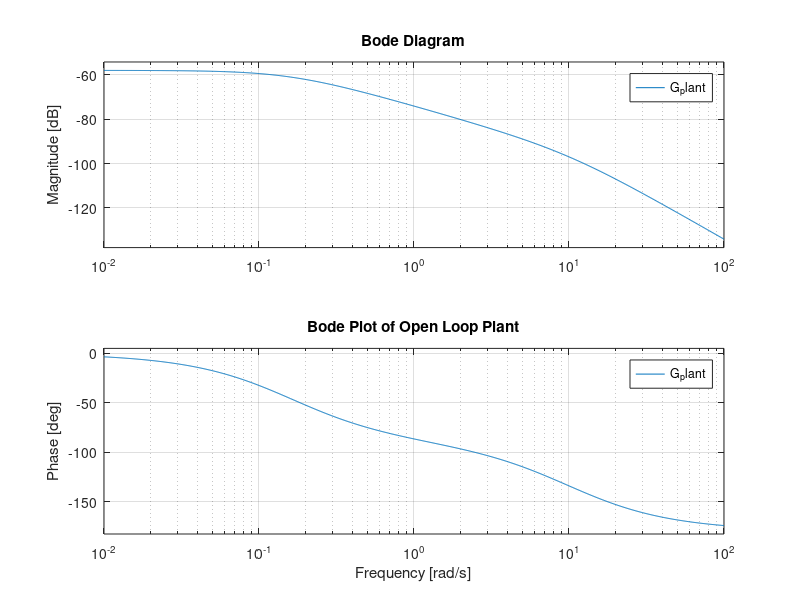
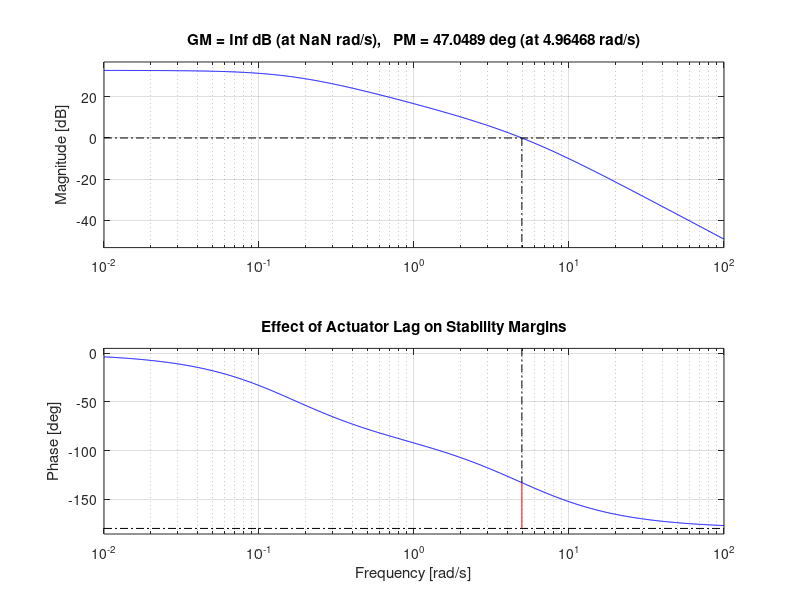
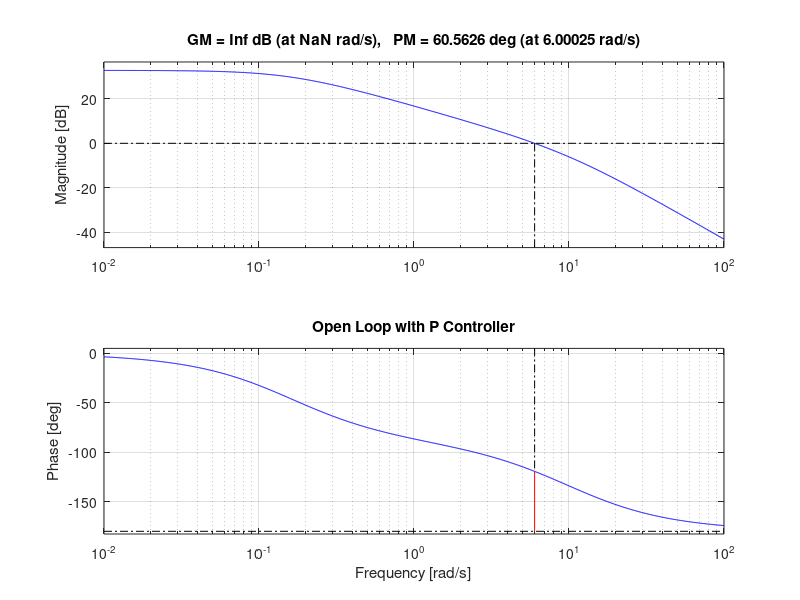
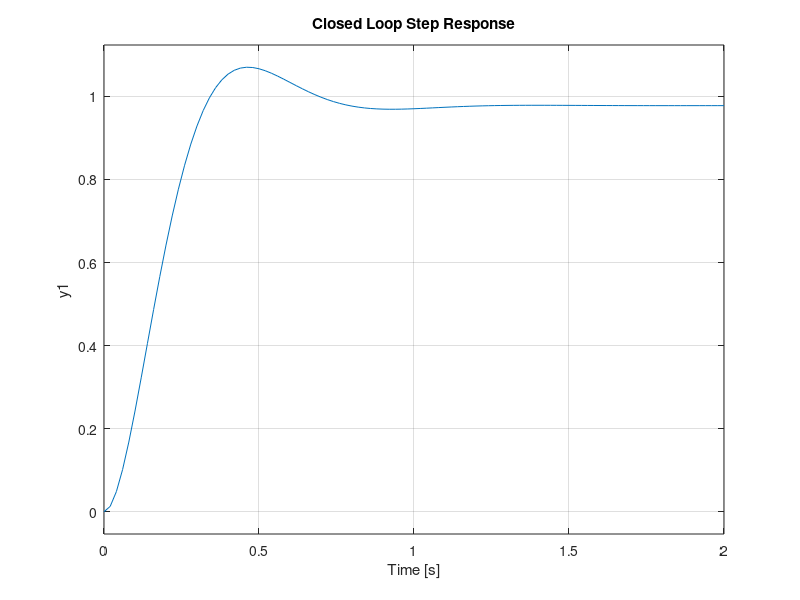

The MATLAB source for these figures, in order: (Note: this script raises an error after producing the figures.)
clc;
clear;
close all;

%% STEP 1: System Parameters
% Define physical parameters and simulation settings

J   = 5000;      % Rotor inertia
D   = 800;       % Aerodynamic damping
tau = 0.1;       % Actuator time constant

Kp  = 35000;     % Proportional controller gain

dt = 0.001;      % Simulation step
t  = 0:dt:10;    % Simulation time

bias_value = 0.02; % Gyro bias fault magnitude

s = tf('s');     % Laplace variable

%% STEP 2: Plant Model
% Rigid body dynamics + actuator lag

G_rigid = 1/(J*s + D);     % Rotor dynamics
G_act   = 1/(tau*s + 1);   % Actuator model
G_plant = G_act * G_rigid; % Complete plant

disp('Plant Transfer Function')
G_plant

figure;
bode(G_plant)
grid on
title('Bode Plot of Open Loop Plant')

%% STEP 2B: Effect of Actuator Lag on Phase Margin
% Study how actuator time constant affects stability

tau_values = [0.01 0.05 0.1 0.2];

figure;
hold on

for i = 1:length(tau_values)

    tau = tau_values(i);

    G_rigid = 1/(J*s + D);
    G_act   = 1/(tau*s + 1);
    G_plant_tau = G_act * G_rigid;

    L_tau = Kp * G_plant_tau;   % Open-loop system

    margin(L_tau)

    [GM, PM, ~, ~] = margin(L_tau);

    fprintf('Tau = %.3f sec\n', tau);
    fprintf('Phase Margin = %.2f deg\n\n', PM);

end

grid on
title('Effect of Actuator Lag on Stability Margins')

%% Restore nominal plant after tau sweep

tau = 0.1;

G_rigid = 1/(J*s + D);
G_act   = 1/(tau*s + 1);
G_plant = G_act * G_rigid;

%% STEP 3: Closed Loop System
% Design P controller and evaluate stability

C = pid(Kp,0,0);   % Proportional controller

L = C*G_plant;     % Open-loop transfer function

figure;
margin(L)
grid on
title('Open Loop with P Controller')

[GM, PM, ~, ~] = margin(L);

fprintf('Phase Margin = %.2f deg\n\n', PM);

T = feedback(L,1); % Closed-loop system

figure;
step(T)
title('Closed Loop Step Response')

stepinfo(T)        % Performance metrics

%% STEP 4: Convert to State Space
% State-space model used for simulation

sys = ss(G_plant);

A = sys.A;
B = sys.B;
Cmat = sys.C;

%% STEP 5: Single Fault Injection Example
% Inject gyro bias fault and simulate closed-loop behavior

x = zeros(size(A,1),1);  % Initial states

omega = zeros(size(t));       % True angular rate
omega_meas = zeros(size(t));  % Measured rate

bias = 0;

for k = 1:length(t)

    if t(k) >= 5
        bias = bias_value;    % Fault introduced at 5 seconds
    end

    omega(k) = Cmat*x;        % True output

    noise = 0.02*randn;       % Sensor noise

    omega_meas(k) = omega(k) + bias + noise;  % Faulty measurement

    error = -omega_meas(k);   % Feedback error

    u = Kp*error;             % Control input

    xdot = A*x + B*u;         % State dynamics
    x = x + xdot*dt;

end

figure;
plot(t,omega,'LineWidth',1.5)
hold on
plot(t,omega_meas,'--')
legend('True Rate','Measured Rate')
xlabel('Time (s)')
ylabel('Angular Rate')
title('Gyro Bias Fault Injection')
grid on

%% STEP 6: Residual Detection
% Residual = difference between measured and true signal

residual_raw = omega_meas - omega;

residual = movmean(residual_raw,50); % Noise smoothing

threshold = 0.015;  % Fault detection threshold
window_time = 0.2;  % Persistence window

window_samples = round(window_time/dt);

detection_time = NaN;

for k = 1:length(t)-window_samples
    
    if all(abs(residual(k:k+window_samples)) > threshold)
        detection_time = t(k); % Fault detected
        break
    end
    
end

figure;
plot(t,residual)
hold on
yline(threshold,'r--')
yline(-threshold,'r--')
title('Residual and Detection Threshold')
grid on

fprintf('Detection Time = %.3f sec\n', detection_time)

if ~isnan(detection_time)
    idx = find(t >= detection_time,1);
    omega_at_detection = omega(idx);
    fprintf('True rate at detection = %.5f rad/s\n', omega_at_detection);
end

%% STEP 7: Detection Delay vs Noise (Averaged Study)
% Evaluate how measurement noise affects detection speed

noise_levels = [0.005 0.01 0.02 0.05];

num_runs = 5;

detection_delay = zeros(size(noise_levels));

for i = 1:length(noise_levels)

    sigma = noise_levels(i);
    drift_runs = zeros(1,num_runs);

    delay_runs = zeros(1,num_runs);

    for r = 1:num_runs

        x = zeros(size(A,1),1);
        residual_raw = zeros(size(t));

        bias = 0;

        for k = 1:length(t)

            if t(k) >= 5
                bias = bias_value;
            end

            omega = Cmat*x;

            noise = sigma*randn;

            omega_meas = omega + bias + noise;

            error = -omega_meas;

            u = Kp*error;

            xdot = A*x + B*u;
            x = x + xdot*dt;

            residual_raw(k) = omega_meas - omega;

        end

        residual = movmean(residual_raw,50);

        detection_time = NaN;

        for k = 1:length(t)-window_samples

            if all(abs(residual(k:k+window_samples)) > threshold)
                detection_time = t(k);
                break
            end

        end

if ~isnan(detection_time)
    delay_runs(r) = detection_time - 5;
    idx = find(t >= detection_time,1);
    drift_runs(r) = omega;
else
    delay_runs(r) = NaN;
    drift_runs(r) = NaN;
end

    end

    detection_delay(i) = mean(delay_runs,'omitnan');
    drift_at_detection(i) = mean(drift_runs,'omitnan');

fprintf('Sigma = %.3f , Delay = %.4f s , Drift = %.5f rad/s\n', sigma, detection_delay(i), drift_at_detection(i));
end

%% Plot Result

figure
plot(noise_levels,detection_delay,'-o','LineWidth',1.5)
xlabel('Noise Standard Deviation')
ylabel('Average Detection Delay (s)')
title('Detection Delay vs Measurement Noise')
grid on
